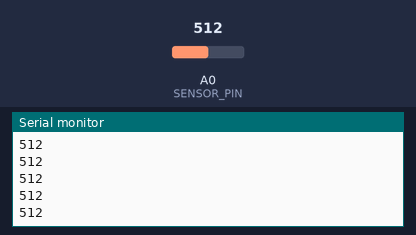
A sketch run on a simulated Arduino Uno, built with avr-gcc and run on an emulated ATmega328P. Parts: the last lines printed to the serial monitor. The test bench sets the inputs (shaded band); at power-on: A0 (SENSOR_PIN) = 512.

Above: at 1.2 s.
1.3 s: A0 (SENSOR_PIN) set to 716
At 2.0 s:
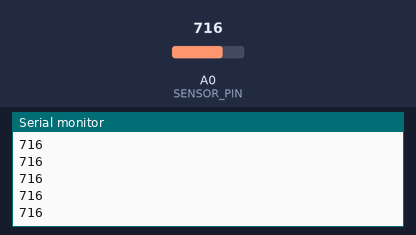
2.8 s: A0 (SENSOR_PIN) set to 900
At 3.4 s:
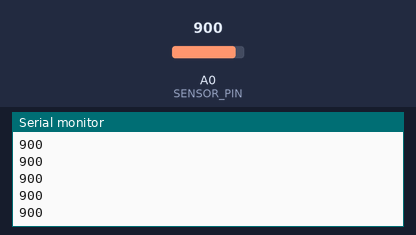
Timing chart, 0 to 5.8 s (numbered marks = the images above; inputs shaded):
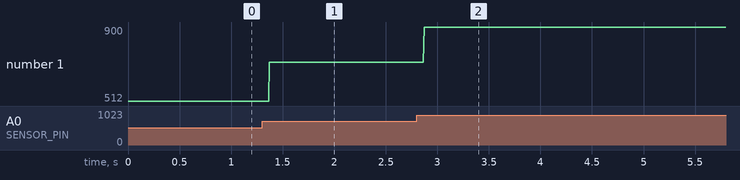

Measured:
- after the input at 1.3 s, the serial monitor: prints a new line after 0.07 s (image 1)
- after the input at 2.8 s, the serial monitor: prints a new line after 0.07 s (image 2)
- plotted number 1: 512 → 716 after the input at 1.3 s, 716 → 900 after the input at 2.8 s

The sketch:

KY-039_Heartbeat.ino
```cpp
#define SENSOR_PIN A0

void setup(){
  Serial.begin(9600);
}
void loop() {
  Serial.println(analogRead(A0));
  // delay(20);
}
```
